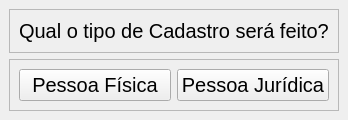
<?xml version="1.0" encoding="UTF-8"?>
<ui version="4.0">
 <class>MainWindow</class>
 <widget class="QMainWindow" name="MainWindow">
  <property name="geometry">
   <rect>
    <x>0</x>
    <y>0</y>
    <width>348</width>
    <height>120</height>
   </rect>
  </property>
  <property name="windowTitle">
   <string>Cadastro</string>
  </property>
  <widget class="QWidget" name="centralwidget">
   <layout class="QVBoxLayout" name="verticalLayout">
    <item>
     <widget class="QFrame" name="frame">
      <property name="frameShape">
       <enum>QFrame::StyledPanel</enum>
      </property>
      <property name="frameShadow">
       <enum>QFrame::Raised</enum>
      </property>
      <layout class="QHBoxLayout" name="horizontalLayout_2">
       <item>
        <widget class="QLabel" name="lbl_cadastro">
         <property name="font">
          <font>
           <pointsize>15</pointsize>
          </font>
         </property>
         <property name="text">
          <string>Qual o tipo de Cadastro será feito?</string>
         </property>
        </widget>
       </item>
      </layout>
     </widget>
    </item>
    <item>
     <widget class="QFrame" name="frame_2">
      <property name="font">
       <font>
        <pointsize>15</pointsize>
       </font>
      </property>
      <property name="frameShape">
       <enum>QFrame::StyledPanel</enum>
      </property>
      <property name="frameShadow">
       <enum>QFrame::Raised</enum>
      </property>
      <layout class="QHBoxLayout" name="horizontalLayout">
       <item>
        <widget class="QPushButton" name="btn_pessoa_fisica">
         <property name="text">
          <string>Pessoa Física</string>
         </property>
        </widget>
       </item>
       <item>
        <widget class="QPushButton" name="btn_pessoa_juridica">
         <property name="text">
          <string>Pessoa Jurídica</string>
         </property>
        </widget>
       </item>
      </layout>
     </widget>
    </item>
   </layout>
  </widget>
 </widget>
 <resources/>
 <connections/>
</ui>
